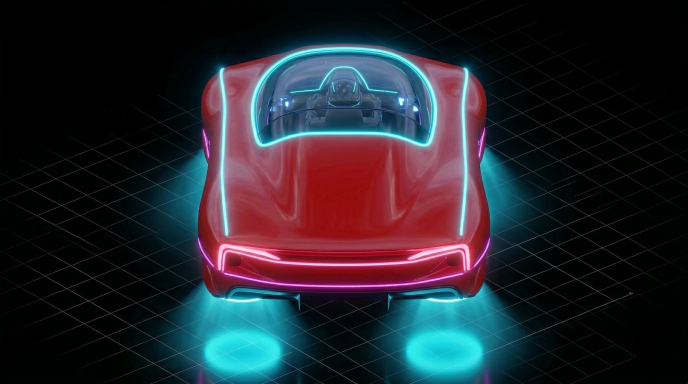
#> input picture assets/Gemini_Generated_Image_5q25vf5q25vf5q25.jfif, 1376 x 768 px (shown at 1/2 size)
$ python preprocess_images.py Gemini_Generated_Image_5q25vf5q25vf5q25.jfif out.png   (older library calls are emulated)
#> lines starting #> are read from the running program, lines starting #| are printed output that depends on the picture
import sys
import os
from PIL import Image

def convert_to_transparent_png(input_path, output_path):
#> called with output_path = 'out.png'
    if not os.path.exists(input_path):
        print(f"Error: Input file not found: {input_path}")
        return False

    print(f"Processing {input_path} -> {output_path}...")
    img = Image.open(input_path).convert("RGBA")
    datas = img.getdata()

    newData = []
    # threshold for white background
    threshold = 245
    for item in datas:
        if item[0] >= threshold and item[1] >= threshold and item[2] >= threshold:
            newData.append((255, 255, 255, 0))
        else:
            newData.append(item)
#> this loop made 1056768 passes
#> item on passes 1 to 3: (3, 5, 4, 255), (1, 3, 2, 255), (1, 1, 1, 255)
#> after the loop, newData = 1056768 items

    img.putdata(newData)

    # Pad to square to preserve aspect ratio (prevent squishing in Trellis2)
    width, height = img.size
#> width = 1376; height = 768
    max_dim = max(width, height)
#> max_dim = 1376

    # Create a new transparent square canvas
    square_img = Image.new("RGBA", (max_dim, max_dim), (0, 0, 0, 0))
#> square_img: PIL image 1376x1376 RGBA; every value is 0
    # Calculate offset to center the original image
    offset_x = (max_dim - width) // 2
#> offset_x = 0
    offset_y = (max_dim - height) // 2
#> offset_y = 304

    square_img.paste(img, (offset_x, offset_y))
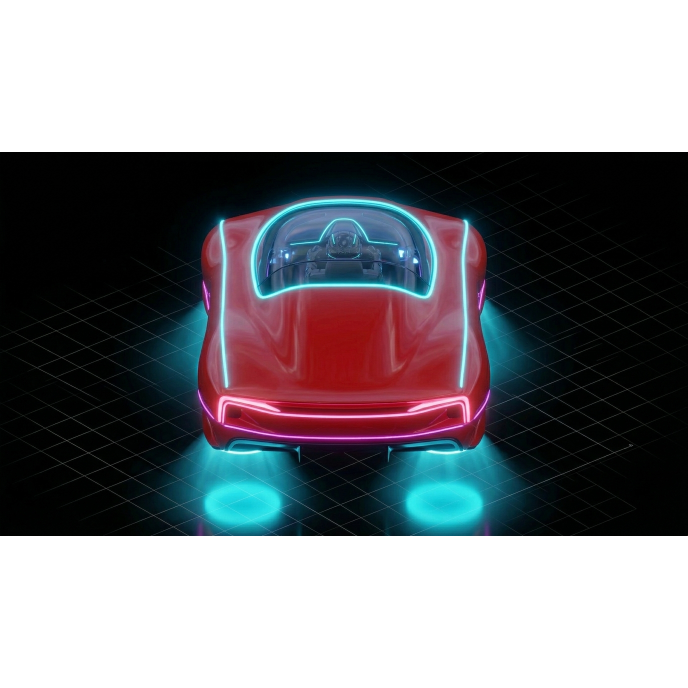
#> square_img: PIL image 1376x1376 RGBA (shown at 1/2 size); mean R, G, B, A 20.9, 20.9, 25.1, 142.3; transparent parts drawn white

    # Resize the square image to 1024x1024 (standard clean resolution for Trellis)
    # using high-quality LANCZOS interpolation to prevent aliasing and JPEG noise.
    target_size = 1024
    print(f"Resizing padded image to {target_size}x{target_size} using Lanczos resampling...")
    try:
        resample_filter = Image.Resampling.LANCZOS
    except AttributeError:
        try:
            resample_filter = Image.LANCZOS
        except AttributeError:
            resample_filter = Image.ANTIALIAS

    resized_img = square_img.resize((target_size, target_size), resample_filter)
    resized_img.save(output_path, "PNG")
    print(f"Successfully processed, padded, and resized to {target_size}x{target_size} -> {output_path}")
    return True

if __name__ == "__main__":
    if len(sys.argv) < 3:
        print("Usage: python preprocess_images.py <input_path> <output_path>")
        sys.exit(1)

    input_path = sys.argv[1]
    output_path = sys.argv[2]
    success = convert_to_transparent_png(input_path, output_path)
    if not success:
        sys.exit(1)
